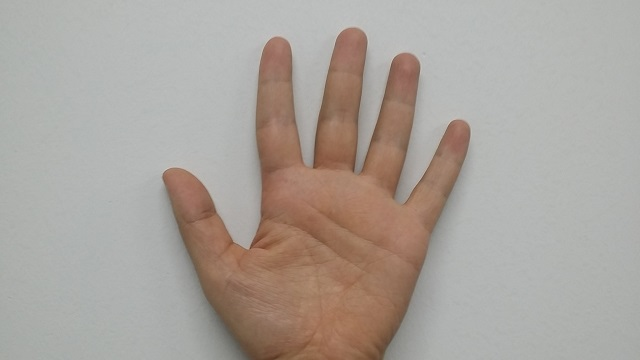
#> input picture data/hand.jpg, 640 x 360 px
$ python 0815.py
#> lines starting #> are read from the running program, lines starting #| are printed output that depends on the picture; after the words box and inside, x2 and y2 are one past the last pixel; in counts of white or black regions, pixels touching at a corner belong together
# 0815.py
import cv2
import numpy as np

#1
src = cv2.imread('./data/hand.jpg')
#> src is the input picture: shape (360, 640, 3); mean B, G, R 155.8, 162.5, 170.2
hsv = cv2.cvtColor(src, cv2.COLOR_BGR2HSV)
#> hsv: shape (360, 640, 3); mean H, S, V 47.8, 27.2, 171.6
lowerb = (0, 40, 0)
upperb = (20, 180, 255)
bImage = cv2.inRange(hsv, lowerb, upperb)
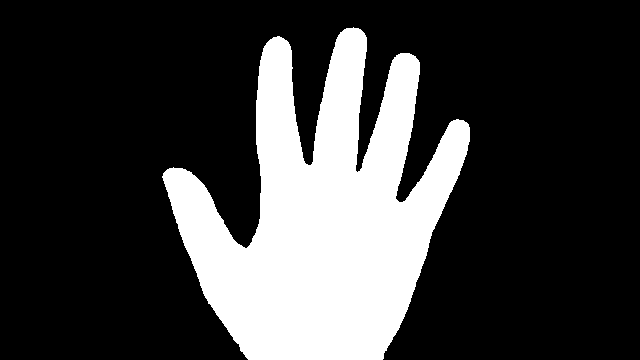
#> bImage: shape (360, 640); 24% white; 1 white region

mode   = cv2.RETR_EXTERNAL
method = cv2.CHAIN_APPROX_SIMPLE
contours, hierarchy = cv2.findContours(bImage, mode, method)
#> contours = 1 contour; box (x1, y1, x2, y2) and area: (162, 27, 470, 360) 54348

dst = src.copy()
##cv2.drawContours(dst, contours, -1, (255,0,0), 3)
cnt = contours[0]
#> cnt = contour of 755 points, box (x1, y1, x2, y2) (162, 27, 470, 360), area 54348
cv2.drawContours(dst, [cnt], 0, (255,0,0), 2)
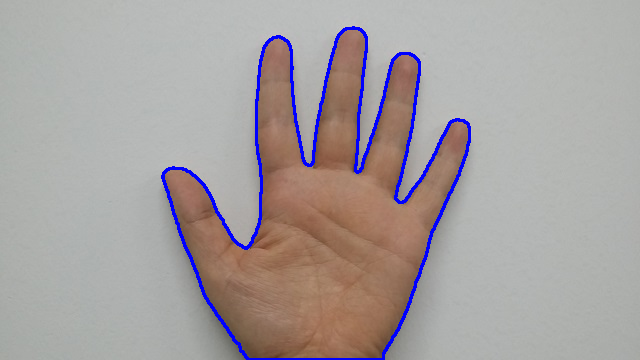
#> dst: shape (360, 640, 3); 2.57% of pixels changed, all inside (x1, y1, x2, y2) = (161, 26, 471, 360)

#2
dst2 = dst.copy()
rows,cols = dst2.shape[:2]
#> rows = 360; cols = 640
hull = cv2.convexHull(cnt, returnPoints = False)
#> hull = 31 values, max 753 at index 0, min 0 at index 30, mean 353.4
hull_points = cnt[hull[:,0]]
#> hull_points = contour of 31 points, box (x1, y1, x2, y2) (162, 27, 470, 360), area 73651
cv2.drawContours(dst2, [hull_points], 0, (255,0,255), 6)
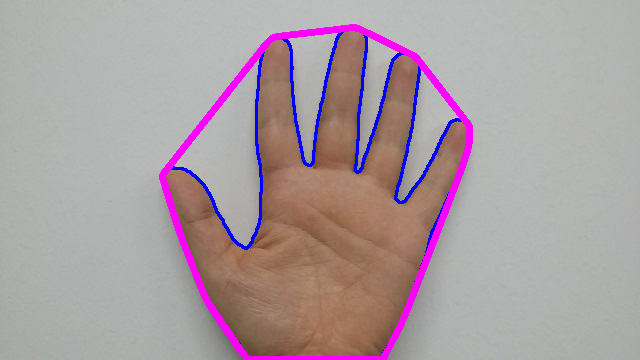
#> dst2: shape (360, 640, 3); 2.84% of pixels changed, all inside (x1, y1, x2, y2) = (159, 24, 473, 360)

#3
T = 5 # 10
defects = cv2.convexityDefects(cnt, hull)
#> defects = 25 rows, first 6: [753, 0, 754, 201], [0, 111, 62, 33788], [111, 113, 112, 186], [113, 115, 114, 142], [116, 228, 163, 28744], [228, 230, 229, 162]
print('defects.shape=',defects.shape)
#| defects.shape= (25, 1, 4)
for i in range(defects.shape[0]):
    s,e,f,d = defects[i,0]
    dist = d/256
    start = tuple(cnt[s][0])
    end   = tuple(cnt[e][0])
    far   = tuple(cnt[f][0])
    if dist > T:
        cv2.line(dst2,start,end,[255,255,0],2)
        cv2.line(dst2,start,far,[0,255,0],1)
        cv2.line(dst2,end,  far,[0,255,0],1)

        cv2.circle(dst2,start,5,[0,255,255],-1)
        cv2.circle(dst2,end,  5,[0,128,255],-1)
        cv2.circle(dst2,far,  5,[0,0,255],-1)
#> this loop made 25 passes
#> (s, e, f, d, dist, start, end, far) on passes 1 to 10: (753, 0, 754, 201, 0.785, (358, 28), (353, 27), (354, 28)), (0, 111, 62, 33788, 132, (353, 27), (277, 36), (310, 165)), (111, 113, 112, 186, 0.727, (277, 36), (273, 37), (276, 37)), (113, 115, 114, 142, 0.555, (273, 37), (270, 39), (271, 39)), (116, 228, 163, 28744, 112.3, (266, 43), (163, 173), (250, 244)), (228, 230, 229, 162, 0.633, (163, 173), (162, 176), (163, 175)), (231, 253, 242, 347, 1.36, (162, 177), (173, 213), (168, 192)), (253, 265, 260, 324, 1.27, (173, 213), (180, 234), (178, 224)), (265, 273, 268, 219, 0.855, (180, 234), (184, 245), (182, 237)), (273, 311, 298, 456, 1.78, (184, 245), (203, 293), (197, 273))
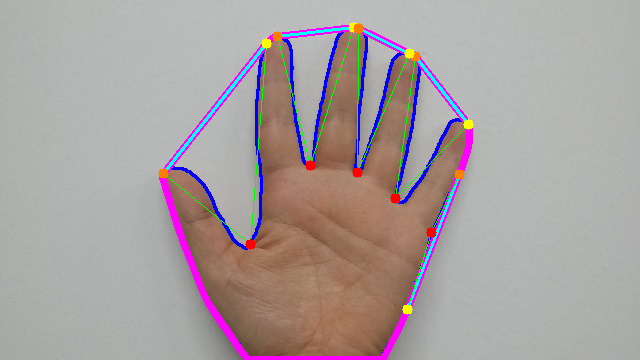
#> dst2: shape (360, 640, 3); 1.59% of pixels changed, all inside (x1, y1, x2, y2) = (158, 22, 474, 315)
cv2.imshow('dst2',  dst2)

cv2.waitKey()
cv2.destroyAllWindows()
